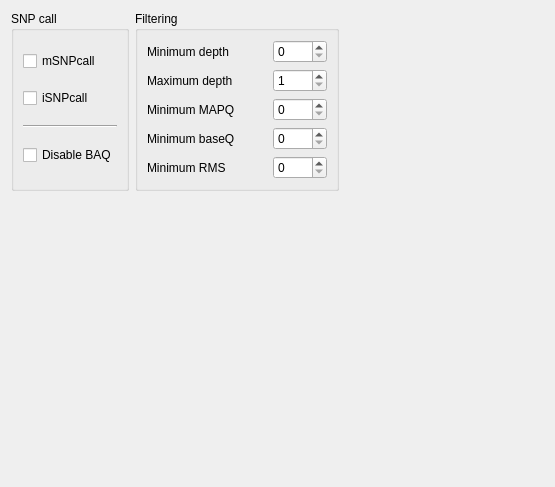
                    <widget class="QWidget" name="page_5">
                     <layout class="QGridLayout" name="gridLayout_4">
                      <item row="0" column="0">
                       <widget class="QGroupBox" name="groupBox_7">
                        <property name="title">
                         <string>SNP call</string>
                        </property>
                        <layout class="QVBoxLayout" name="verticalLayout_15">
                         <item>
                          <widget class="QCheckBox" name="checkBox_sam_mSNPcall">
                           <property name="toolTip">
                            <string>&lt;html&gt;&lt;head/&gt;&lt;body&gt;&lt;p&gt;Multiple-sample SNP calling: perform SNP calling with all individuals together&lt;/p&gt;&lt;/body&gt;&lt;/html&gt;</string>
                           </property>
                           <property name="text">
                            <string>mSNPcall</string>
                           </property>
                          </widget>
                         </item>
                         <item>
                          <widget class="QCheckBox" name="checkBox_sam_iSNPcall">
                           <property name="toolTip">
                            <string>&lt;html&gt;&lt;head/&gt;&lt;body&gt;&lt;p&gt;Individual SNP calling: perform SNP calling for each individual separately&lt;/p&gt;&lt;/body&gt;&lt;/html&gt;</string>
                           </property>
                           <property name="text">
                            <string>iSNPcall</string>
                           </property>
                          </widget>
                         </item>
                         <item>
                          <widget class="Line" name="line">
                           <property name="orientation">
                            <enum>Qt::Horizontal</enum>
                           </property>
                          </widget>
                         </item>
                         <item>
                          <widget class="QCheckBox" name="checkBox_sam_disbaq">
                           <property name="toolTip">
                            <string>&lt;html&gt;&lt;head/&gt;&lt;body&gt;&lt;p&gt;Disable BAQ computation. Option -B in &lt;span style=&quot; font-style:italic;&quot;&gt;samtools&lt;/span&gt;&lt;/p&gt;&lt;/body&gt;&lt;/html&gt;</string>
                           </property>
                           <property name="text">
                            <string>Disable BAQ</string>
                           </property>
                          </widget>
                         </item>
                        </layout>
                       </widget>
                      </item>
                      <item row="0" column="1">
                       <widget class="QGroupBox" name="groupBox_8">
                        <property name="title">
                         <string>Filtering</string>
                        </property>
                        <layout class="QVBoxLayout" name="verticalLayout_16">
                         <item>
                          <layout class="QHBoxLayout" name="horizontalLayout_36">
                           <item>
                            <widget class="QLabel" name="label_30">
                             <property name="minimumSize">
                              <size>
                               <width>120</width>
                               <height>0</height>
                              </size>
                             </property>
                             <property name="maximumSize">
                              <size>
                               <width>120</width>
                               <height>16777215</height>
                              </size>
                             </property>
                             <property name="text">
                              <string>Minimum depth</string>
                             </property>
                            </widget>
                           </item>
                           <item>
                            <widget class="QSpinBox" name="spinBox_sam_mindep">
                             <property name="toolTip">
                              <string>&lt;html&gt;&lt;head/&gt;&lt;body&gt;&lt;p&gt;Skip sites with less than &lt;span style=&quot; font-style:italic;&quot;&gt;n&lt;/span&gt; reads&lt;/p&gt;&lt;/body&gt;&lt;/html&gt;</string>
                             </property>
                             <property name="minimum">
                              <number>0</number>
                             </property>
                             <property name="maximum">
                              <number>1000</number>
                             </property>
                            </widget>
                           </item>
                          </layout>
                         </item>
                         <item>
                          <layout class="QHBoxLayout" name="horizontalLayout_37">
                           <item>
                            <widget class="QLabel" name="label_33">
                             <property name="minimumSize">
                              <size>
                               <width>120</width>
                               <height>0</height>
                              </size>
                             </property>
                             <property name="maximumSize">
                              <size>
                               <width>120</width>
                               <height>16777215</height>
                              </size>
                             </property>
                             <property name="text">
                              <string>Maximum depth</string>
                             </property>
                            </widget>
                           </item>
                           <item>
                            <widget class="QSpinBox" name="spinBox_sam_maxdep">
                             <property name="toolTip">
                              <string>&lt;html&gt;&lt;head/&gt;&lt;body&gt;&lt;p&gt;Skip sites with more than &lt;span style=&quot; font-style:italic;&quot;&gt;n&lt;/span&gt; reads&lt;/p&gt;&lt;/body&gt;&lt;/html&gt;</string>
                             </property>
                             <property name="minimum">
                              <number>1</number>
                             </property>
                             <property name="maximum">
                              <number>1000</number>
                             </property>
                            </widget>
                           </item>
                          </layout>
                         </item>
                         <item>
                          <layout class="QHBoxLayout" name="horizontalLayout_67">
                           <item>
                            <widget class="QLabel" name="label_38">
                             <property name="minimumSize">
                              <size>
                               <width>120</width>
                               <height>0</height>
                              </size>
                             </property>
                             <property name="maximumSize">
                              <size>
                               <width>120</width>
                               <height>16777215</height>
                              </size>
                             </property>
                             <property name="text">
                              <string>Minimum MAPQ</string>
                             </property>
                            </widget>
                           </item>
                           <item>
                            <widget class="QSpinBox" name="spinBox_sam_minmapq">
                             <property name="toolTip">
                              <string>&lt;html&gt;&lt;head/&gt;&lt;body&gt;&lt;p&gt;Skip reads with less than &lt;span style=&quot; font-style:italic;&quot;&gt;n&lt;/span&gt; mapping quality&lt;/p&gt;&lt;/body&gt;&lt;/html&gt;</string>
                             </property>
                             <property name="minimum">
                              <number>0</number>
                             </property>
                             <property name="maximum">
                              <number>1000</number>
                             </property>
                            </widget>
                           </item>
                          </layout>
                         </item>
                         <item>
                          <layout class="QHBoxLayout" name="horizontalLayout_39">
                           <item>
                            <widget class="QLabel" name="label_35">
                             <property name="minimumSize">
                              <size>
                               <width>120</width>
                               <height>0</height>
                              </size>
                             </property>
                             <property name="maximumSize">
                              <size>
                               <width>120</width>
                               <height>16777215</height>
                              </size>
                             </property>
                             <property name="text">
                              <string>Minimum baseQ</string>
                             </property>
                            </widget>
                           </item>
                           <item>
                            <widget class="QSpinBox" name="spinBox_sam_minbaseq">
                             <property name="toolTip">
                              <string>&lt;html&gt;&lt;head/&gt;&lt;body&gt;&lt;p&gt;During SNP calling, skip bases with base-quality below threshold&lt;/p&gt;&lt;/body&gt;&lt;/html&gt;</string>
                             </property>
                             <property name="minimum">
                              <number>0</number>
                             </property>
                             <property name="maximum">
                              <number>1000</number>
                             </property>
                            </widget>
                           </item>
                          </layout>
                         </item>
                         <item>
                          <layout class="QHBoxLayout" name="horizontalLayout_38">
                           <item>
                            <widget class="QLabel" name="label_34">
                             <property name="minimumSize">
                              <size>
                               <width>120</width>
                               <height>0</height>
                              </size>
                             </property>
                             <property name="maximumSize">
                              <size>
                               <width>120</width>
                               <height>16777215</height>
                              </size>
                             </property>
                             <property name="text">
                              <string>Minimum RMS</string>
                             </property>
                            </widget>
                           </item>
                           <item>
                            <widget class="QSpinBox" name="spinBox_sam_minrms">
                             <property name="toolTip">
                              <string>&lt;html&gt;&lt;head/&gt;&lt;body&gt;&lt;p&gt;Skip sites with less than &lt;span style=&quot; font-style:italic;&quot;&gt;n&lt;/span&gt; Root Mean Square of mapping qualities&lt;/p&gt;&lt;/body&gt;&lt;/html&gt;</string>
                             </property>
                             <property name="minimum">
                              <number>0</number>
                             </property>
                             <property name="maximum">
                              <number>1000</number>
                             </property>
                            </widget>
                           </item>
                          </layout>
                         </item>
                        </layout>
                        <zorder></zorder>
                        <zorder></zorder>
                        <zorder></zorder>
                       </widget>
                      </item>
                      <item row="0" column="2">
                       <spacer name="horizontalSpacer_22">
                        <property name="orientation">
                         <enum>Qt::Horizontal</enum>
                        </property>
                        <property name="sizeHint" stdset="0">
                         <size>
                          <width>205</width>
                          <height>20</height>
                         </size>
                        </property>
                       </spacer>
                      </item>
                      <item row="1" column="0">
                       <spacer name="verticalSpacer_8">
                        <property name="orientation">
                         <enum>Qt::Vertical</enum>
                        </property>
                        <property name="sizeHint" stdset="0">
                         <size>
                          <width>20</width>
                          <height>285</height>
                         </size>
                        </property>
                       </spacer>
                      </item>
                      <item row="1" column="1">
                       <spacer name="verticalSpacer_7">
                        <property name="orientation">
                         <enum>Qt::Vertical</enum>
                        </property>
                        <property name="sizeHint" stdset="0">
                         <size>
                          <width>20</width>
                          <height>72</height>
                         </size>
                        </property>
                       </spacer>
                      </item>
                     </layout>
                    </widget>
